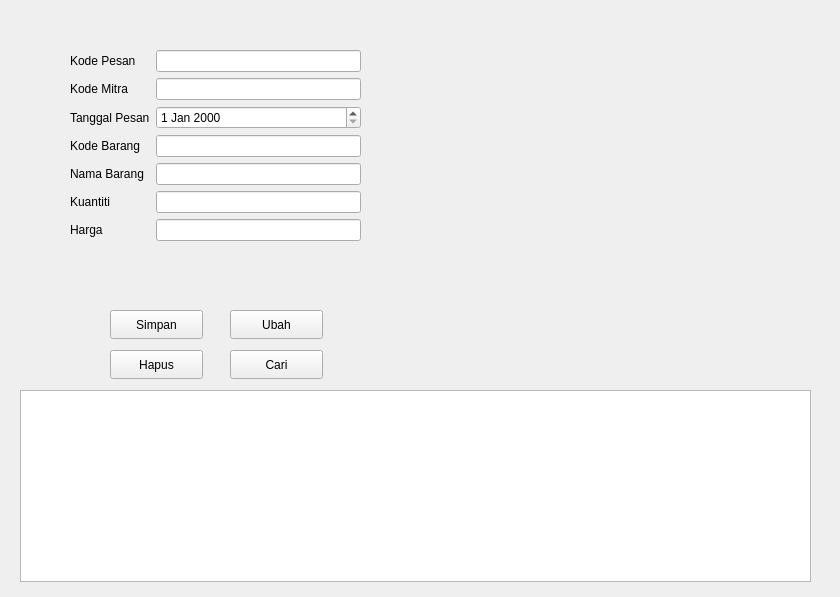
<?xml version="1.0" encoding="UTF-8"?>
<ui version="4.0">
 <class>FormPesanan</class>
 <widget class="QWidget" name="FormPesanan">
  <property name="geometry">
   <rect>
    <x>0</x>
    <y>0</y>
    <width>840</width>
    <height>597</height>
   </rect>
  </property>
  <property name="windowTitle">
   <string>Form</string>
  </property>
  <widget class="QWidget" name="formLayoutWidget">
   <property name="geometry">
    <rect>
     <x>70</x>
     <y>50</y>
     <width>291</width>
     <height>241</height>
    </rect>
   </property>
   <layout class="QFormLayout" name="formLayout">
    <item row="0" column="0">
     <widget class="QLabel" name="kodePesanLabel">
      <property name="text">
       <string>Kode Pesan</string>
      </property>
     </widget>
    </item>
    <item row="0" column="1">
     <widget class="QLineEdit" name="kodePesanLineEdit"/>
    </item>
    <item row="1" column="0">
     <widget class="QLabel" name="kodeMitraLabel">
      <property name="text">
       <string>Kode Mitra</string>
      </property>
     </widget>
    </item>
    <item row="1" column="1">
     <widget class="QLineEdit" name="kodeMitraLineEdit"/>
    </item>
    <item row="2" column="0">
     <widget class="QLabel" name="tanggalPesanLabel">
      <property name="text">
       <string>Tanggal Pesan</string>
      </property>
     </widget>
    </item>
    <item row="2" column="1">
     <widget class="QDateEdit" name="tanggalPesanDateEdit"/>
    </item>
    <item row="3" column="0">
     <widget class="QLabel" name="kodeBarangLabel">
      <property name="text">
       <string>Kode Barang</string>
      </property>
     </widget>
    </item>
    <item row="3" column="1">
     <widget class="QLineEdit" name="kodeBarangLineEdit"/>
    </item>
    <item row="4" column="0">
     <widget class="QLabel" name="namaBarangLabel">
      <property name="text">
       <string>Nama Barang</string>
      </property>
     </widget>
    </item>
    <item row="4" column="1">
     <widget class="QLineEdit" name="namaBarangLineEdit"/>
    </item>
    <item row="5" column="0">
     <widget class="QLabel" name="kuantitiLabel">
      <property name="text">
       <string>Kuantiti</string>
      </property>
     </widget>
    </item>
    <item row="5" column="1">
     <widget class="QLineEdit" name="kuantitiLineEdit"/>
    </item>
    <item row="6" column="0">
     <widget class="QLabel" name="hargaLabel">
      <property name="text">
       <string>Harga</string>
      </property>
     </widget>
    </item>
    <item row="6" column="1">
     <widget class="QLineEdit" name="hargaLineEdit"/>
    </item>
   </layout>
  </widget>
  <widget class="QPushButton" name="pushButton">
   <property name="geometry">
    <rect>
     <x>110</x>
     <y>310</y>
     <width>93</width>
     <height>29</height>
    </rect>
   </property>
   <property name="text">
    <string>Simpan</string>
   </property>
  </widget>
  <widget class="QPushButton" name="pushButton_2">
   <property name="geometry">
    <rect>
     <x>110</x>
     <y>350</y>
     <width>93</width>
     <height>29</height>
    </rect>
   </property>
   <property name="text">
    <string>Hapus</string>
   </property>
  </widget>
  <widget class="QPushButton" name="pushButton_3">
   <property name="geometry">
    <rect>
     <x>230</x>
     <y>310</y>
     <width>93</width>
     <height>29</height>
    </rect>
   </property>
   <property name="text">
    <string>Ubah</string>
   </property>
  </widget>
  <widget class="QPushButton" name="pushButton_4">
   <property name="geometry">
    <rect>
     <x>230</x>
     <y>350</y>
     <width>93</width>
     <height>29</height>
    </rect>
   </property>
   <property name="text">
    <string>Cari</string>
   </property>
  </widget>
  <widget class="QTableView" name="tablePesanan">
   <property name="geometry">
    <rect>
     <x>20</x>
     <y>390</y>
     <width>791</width>
     <height>192</height>
    </rect>
   </property>
  </widget>
 </widget>
 <resources/>
 <connections/>
</ui>
